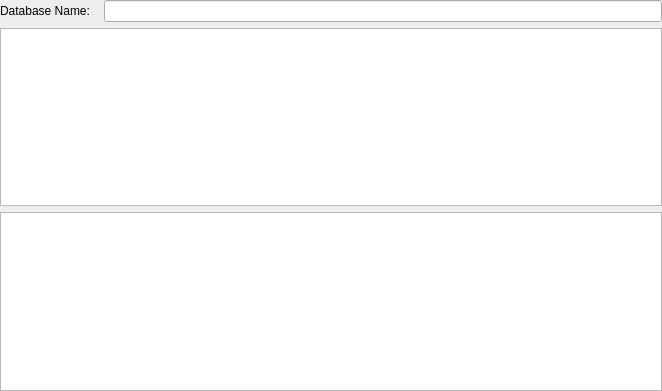
<?xml version="1.0" encoding="UTF-8"?>
<ui version="4.0">
 <class>DbManager</class>
 <widget class="QWidget" name="DbManager">
  <property name="geometry">
   <rect>
    <x>0</x>
    <y>0</y>
    <width>662</width>
    <height>391</height>
   </rect>
  </property>
  <property name="palette">
   <palette>
    <active>
     <colorrole role="Base">
      <brush brushstyle="SolidPattern">
       <color alpha="255">
        <red>255</red>
        <green>255</green>
        <blue>255</blue>
       </color>
      </brush>
     </colorrole>
     <colorrole role="Window">
      <brush brushstyle="SolidPattern">
       <color alpha="255">
        <red>238</red>
        <green>238</green>
        <blue>236</blue>
       </color>
      </brush>
     </colorrole>
    </active>
    <inactive>
     <colorrole role="Base">
      <brush brushstyle="SolidPattern">
       <color alpha="255">
        <red>255</red>
        <green>255</green>
        <blue>255</blue>
       </color>
      </brush>
     </colorrole>
     <colorrole role="Window">
      <brush brushstyle="SolidPattern">
       <color alpha="255">
        <red>238</red>
        <green>238</green>
        <blue>236</blue>
       </color>
      </brush>
     </colorrole>
    </inactive>
    <disabled>
     <colorrole role="Base">
      <brush brushstyle="SolidPattern">
       <color alpha="255">
        <red>238</red>
        <green>238</green>
        <blue>236</blue>
       </color>
      </brush>
     </colorrole>
     <colorrole role="Window">
      <brush brushstyle="SolidPattern">
       <color alpha="255">
        <red>238</red>
        <green>238</green>
        <blue>236</blue>
       </color>
      </brush>
     </colorrole>
    </disabled>
   </palette>
  </property>
  <property name="windowTitle">
   <string>Form</string>
  </property>
  <layout class="QVBoxLayout" name="verticalLayout">
   <property name="leftMargin">
    <number>0</number>
   </property>
   <property name="topMargin">
    <number>0</number>
   </property>
   <property name="rightMargin">
    <number>0</number>
   </property>
   <property name="bottomMargin">
    <number>0</number>
   </property>
   <item>
    <layout class="QHBoxLayout" name="horizontalLayout" stretch="0,0">
     <property name="spacing">
      <number>14</number>
     </property>
     <property name="sizeConstraint">
      <enum>QLayout::SetNoConstraint</enum>
     </property>
     <item>
      <widget class="QLabel" name="dblabel">
       <property name="sizePolicy">
        <sizepolicy hsizetype="Fixed" vsizetype="Fixed">
         <horstretch>0</horstretch>
         <verstretch>0</verstretch>
        </sizepolicy>
       </property>
       <property name="minimumSize">
        <size>
         <width>0</width>
         <height>0</height>
        </size>
       </property>
       <property name="maximumSize">
        <size>
         <width>150</width>
         <height>16777215</height>
        </size>
       </property>
       <property name="text">
        <string>Database Name:</string>
       </property>
      </widget>
     </item>
     <item>
      <widget class="QLineEdit" name="dbnamelineEdit">
       <property name="sizePolicy">
        <sizepolicy hsizetype="Expanding" vsizetype="Fixed">
         <horstretch>0</horstretch>
         <verstretch>0</verstretch>
        </sizepolicy>
       </property>
       <property name="minimumSize">
        <size>
         <width>0</width>
         <height>0</height>
        </size>
       </property>
       <property name="maximumSize">
        <size>
         <width>16777215</width>
         <height>16777215</height>
        </size>
       </property>
       <property name="text">
        <string/>
       </property>
      </widget>
     </item>
    </layout>
   </item>
   <item>
    <widget class="QTextBrowser" name="headerBrowser">
     <property name="enabled">
      <bool>true</bool>
     </property>
    </widget>
   </item>
   <item>
    <widget class="QTextBrowser" name="cppBrowser"/>
   </item>
  </layout>
 </widget>
 <resources/>
 <connections/>
</ui>
